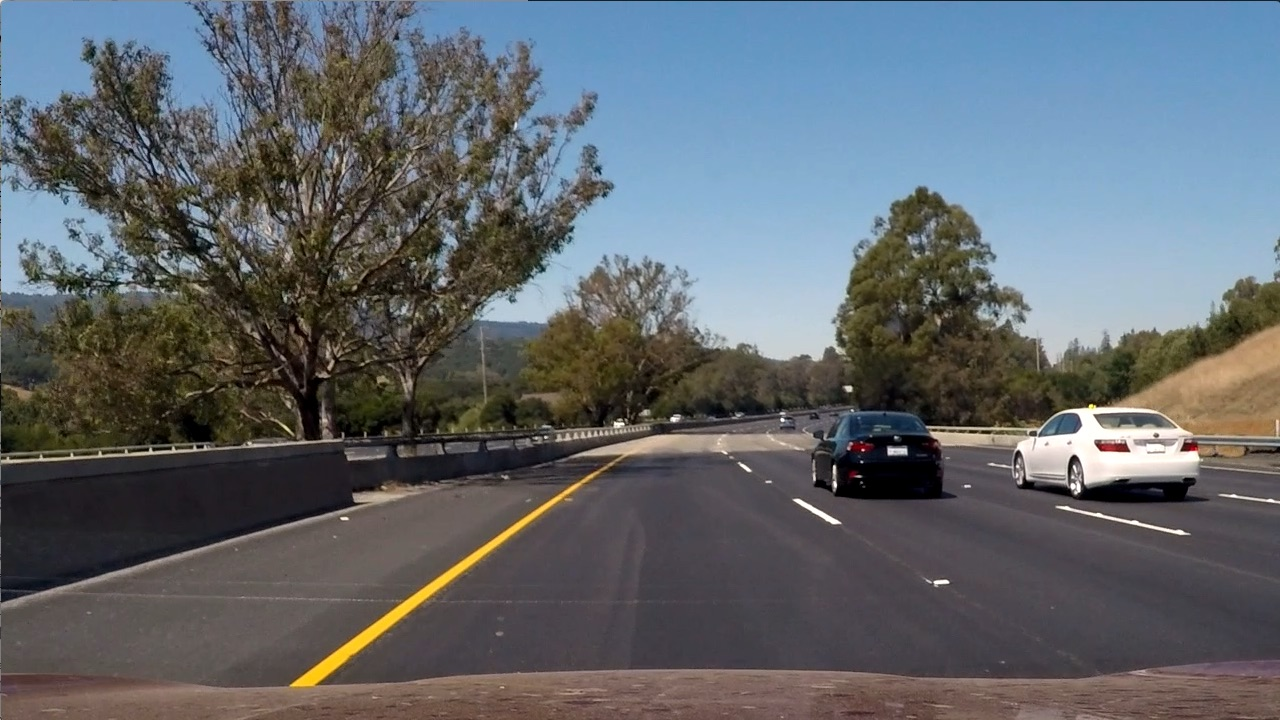
#> input picture test6.jpg, 1280 x 720 px
$ jupyter execute 'HLS color space filter.ipynb'
#> lines starting #> are read from the running program, lines starting #| are printed output that depends on the picture; after the words box and inside, x2 and y2 are one past the last pixel; in counts of white or black regions, pixels touching at a corner belong together
# This repository aims to test HLS color space to detect lane lines
**Author:** Marcelo Garcia

[cell 1]
import matplotlib.pyplot as plt
import matplotlib.image as mpimg
import numpy as np
import cv2

[cell 2]
# TODO: Define a function that thresholds the S-channel of HLS
# Use exclusive lower bound (>) and inclusive upper (<=)
def hls_select(img, thresh=(0, 255), channel='sat'):
    # 1) Convert to HLS color space
    hls_img = cv2.cvtColor(img, cv2.COLOR_RGB2HLS)
    if channel == 'hue':
        ch = hls_img[:,:,0]
    elif channel == 'light':
        ch = hls_img[:,:,1]
    elif channel == 'sat':
        ch = hls_img[:,:,2]

    # 2) Get threshold index of the selected channel (ch)
    mask_ind = (ch >= thresh[0]) & (ch <= thresh[1])
    # 3) Return a binary image of threshold result
    binary_output = np.zeros_like(ch)
    binary_output[mask_ind] = 1
    return binary_output

## Expected output

## Testing HSL function

[cell 3]
# Read in an image, you can also try test1.jpg or test4.jpg
image = mpimg.imread('test6.jpg')
#> image is the input picture: shape (720, 1280, 3); mean R, G, B 97, 102.6, 107.9

# Threshold to try to match the above image!
hls_binary_sat       = hls_select(image, thresh=(90, 255))
#> in hls_select, `mask_ind = (ch >= thresh[0]) & (ch <= thresh[1])`:
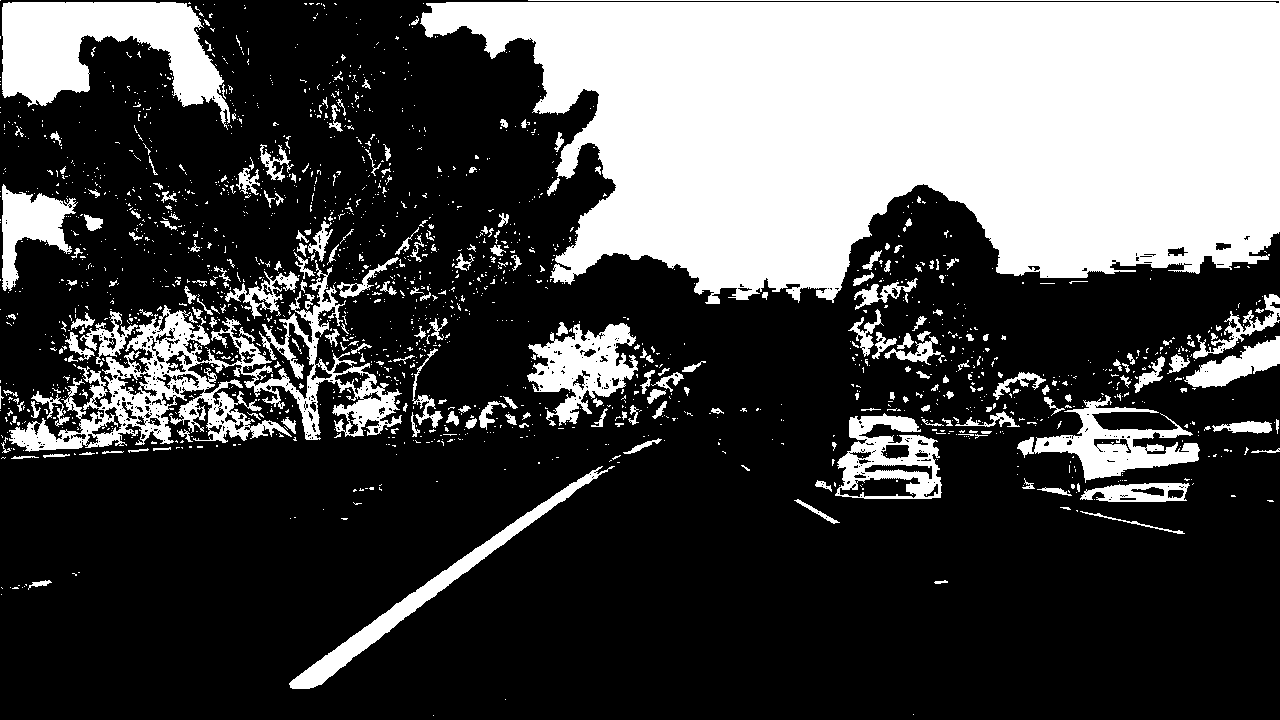
#> mask_ind: shape (720, 1280) bool; 30% white; 1855 white regions (1609 under 20 px), largest, box (x1, y1, x2, y2) and area: (420, 0, 1280, 304) 188802, (9, 260, 402, 452) 18291, (2, 2, 230, 130) 14915
hls_binary_hue       = hls_select(image, thresh=(20, 70), channel='hue')
#> call 2 of hls_select, with thresh = (20, 70), channel = 'hue'
#> in hls_select (call 2), `ch = hls_img[:,:,0]`:
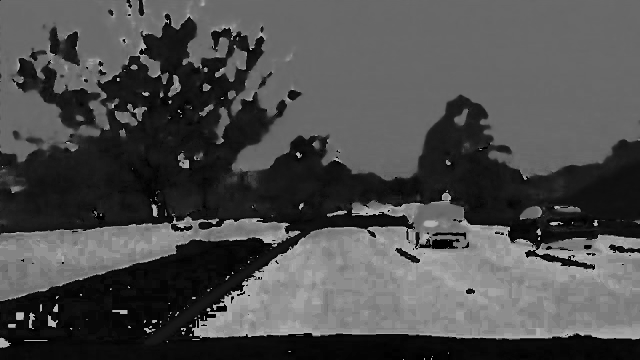
#> ch: shape (720, 1280) (shown at 1/2 size); min 0, max 180, mean 76.7
#> in hls_select (call 2), `mask_ind = (ch >= thresh[0]) & (ch <= thresh[1])`:
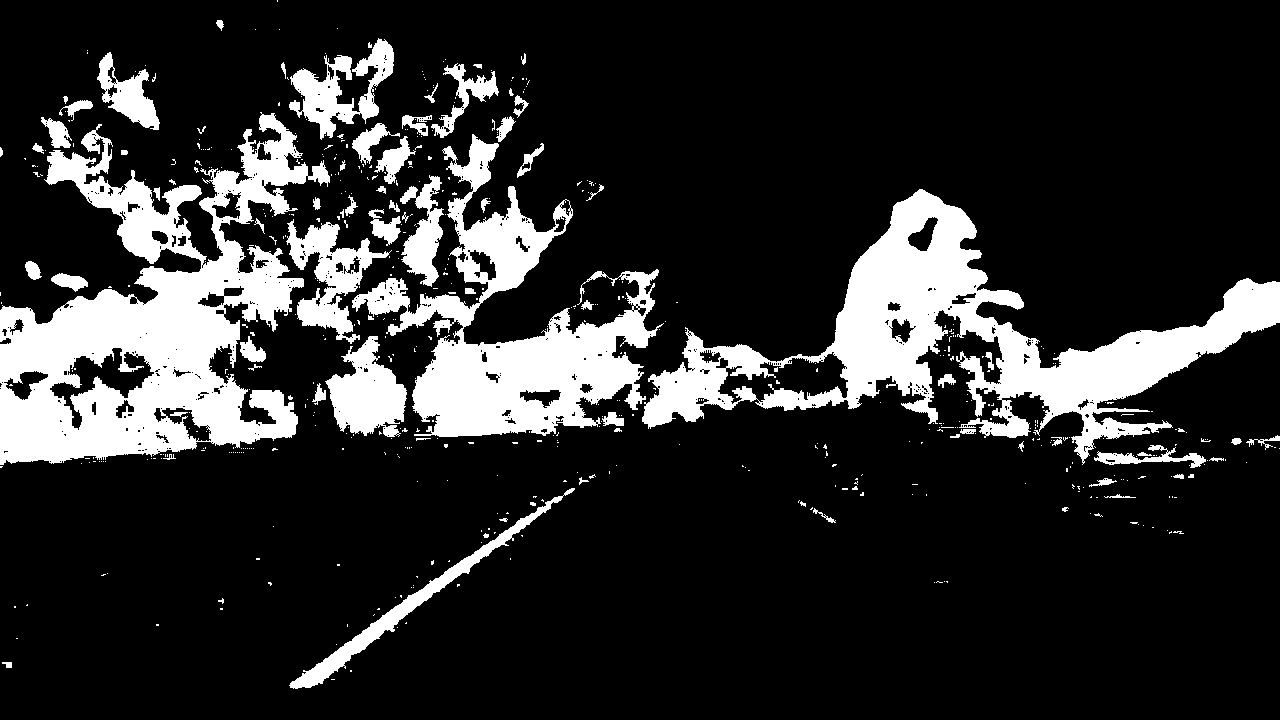
#> mask_ind: shape (720, 1280) bool; 17.5% white; 561 white regions (483 under 20 px), largest, box (x1, y1, x2, y2) and area: (0, 112, 330, 465) 51169, (642, 189, 1280, 465) 45931, (352, 134, 664, 437) 30213
hls_binary_lightness = hls_select(image, thresh=(90, 255), channel='light')
#> call 3 of hls_select, with thresh = (90, 255), channel = 'light'
#> in hls_select (call 3), `mask_ind = (ch >= thresh[0]) & (ch <= thresh[1])`:
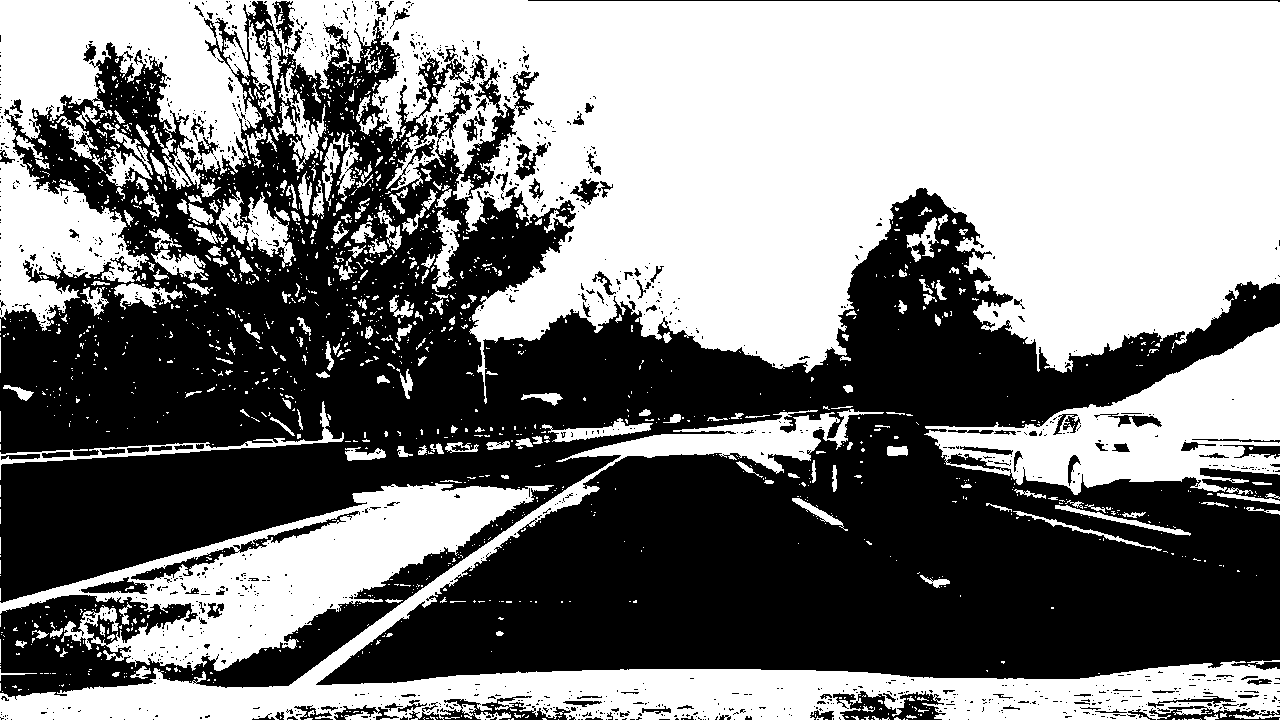
#> mask_ind: shape (720, 1280) bool; 49.8% white; 1714 white regions (1460 under 20 px), largest, box (x1, y1, x2, y2) and area: (0, 0, 1280, 404) 300998, (0, 409, 1280, 720) 58389, (0, 483, 554, 671) 35048

# Plot the result
f, ([ax1, ax2], [ax3, ax4]) = plt.subplots(2, 2, figsize=(15, 15))
f.tight_layout()
ax1.imshow(image)
ax1.set_title('Original Image', fontsize=50)

ax2.imshow(hls_binary_sat, cmap='gray')
ax2.set_title('Thresholded S', fontsize=50)

ax3.imshow(hls_binary_hue, cmap='gray')
ax3.set_title('Thresholded H', fontsize=50)

ax4.imshow(hls_binary_lightness, cmap='gray')
ax4.set_title('Thresholded L', fontsize=50)

plt.subplots_adjust(left=0., right=1, top=0.9, bottom=0.)

$ run again, with test1.jpg copied over test6.jpg
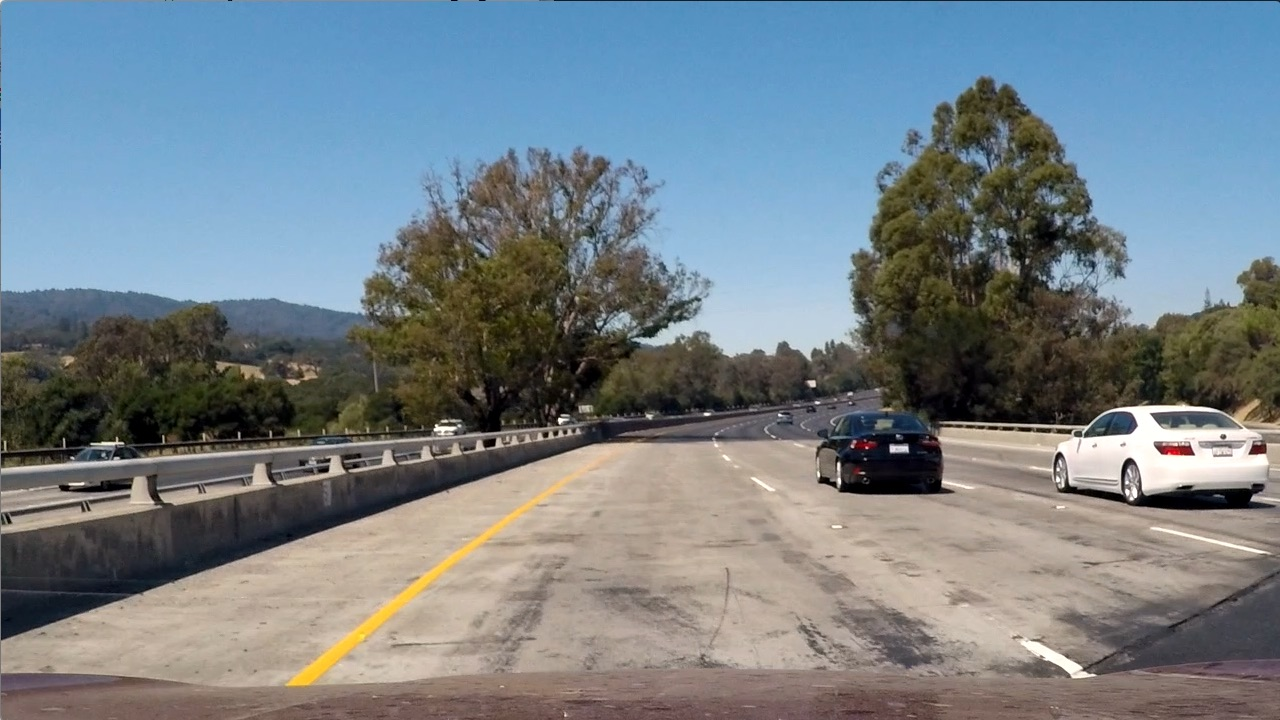
#> input picture test1.jpg, 1280 x 720 px
#> image is the input picture: shape (720, 1280, 3); mean R, G, B 117.5, 128.7, 135.5
#> hls_img: shape (720, 1280, 3); mean of channels 0, 1, 2 60.2, 126.7, 74.4
#> in hls_select, `mask_ind = (ch >= thresh[0]) & (ch <= thresh[1])`:
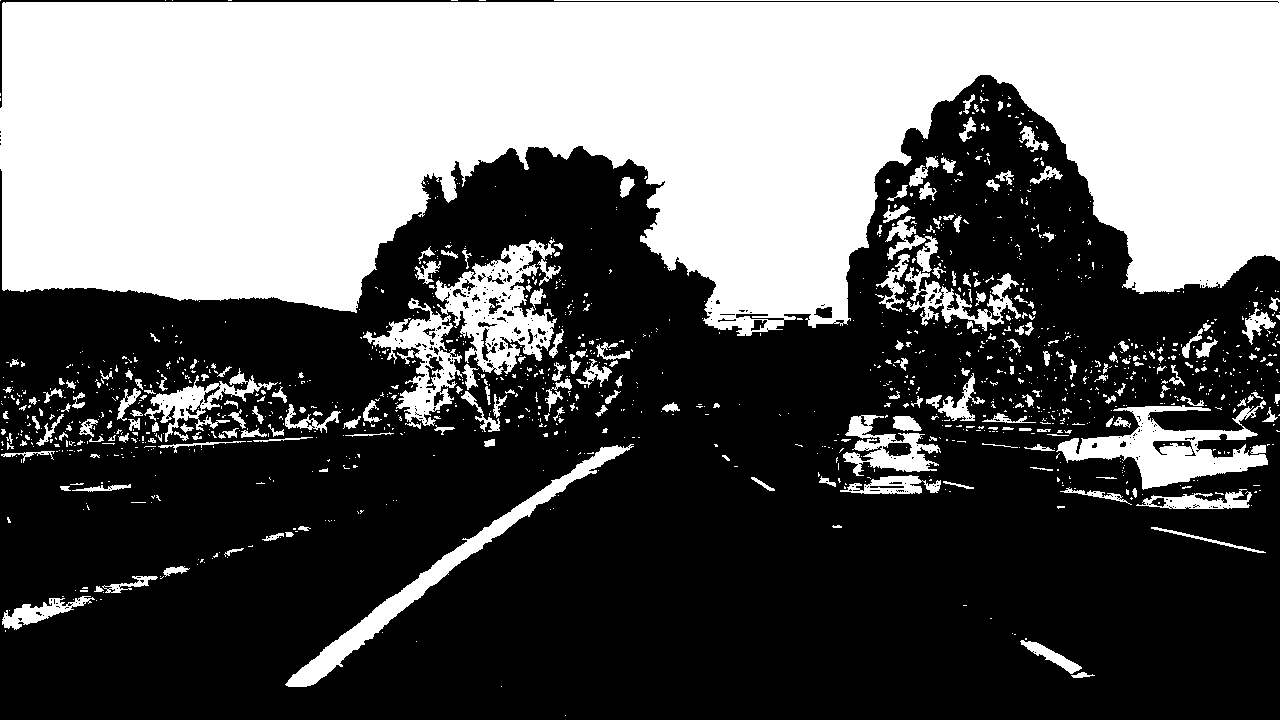
#> mask_ind: shape (720, 1280) bool; 39% white; 1333 white regions (1104 under 20 px), largest, box (x1, y1, x2, y2) and area: (0, 0, 1280, 336) 300561, (435, 239, 561, 375) 7456, (1056, 400, 1268, 490) 7183
#> mask_ind: shape (720, 1280) bool; 15.9% white; 572 white regions (496 under 20 px), largest, box (x1, y1, x2, y2) and area: (0, 209, 796, 475) 70821, (795, 79, 1086, 426) 41925, (1058, 260, 1280, 472) 21083
#> in hls_select (call 3), `mask_ind = (ch >= thresh[0]) & (ch <= thresh[1])`:
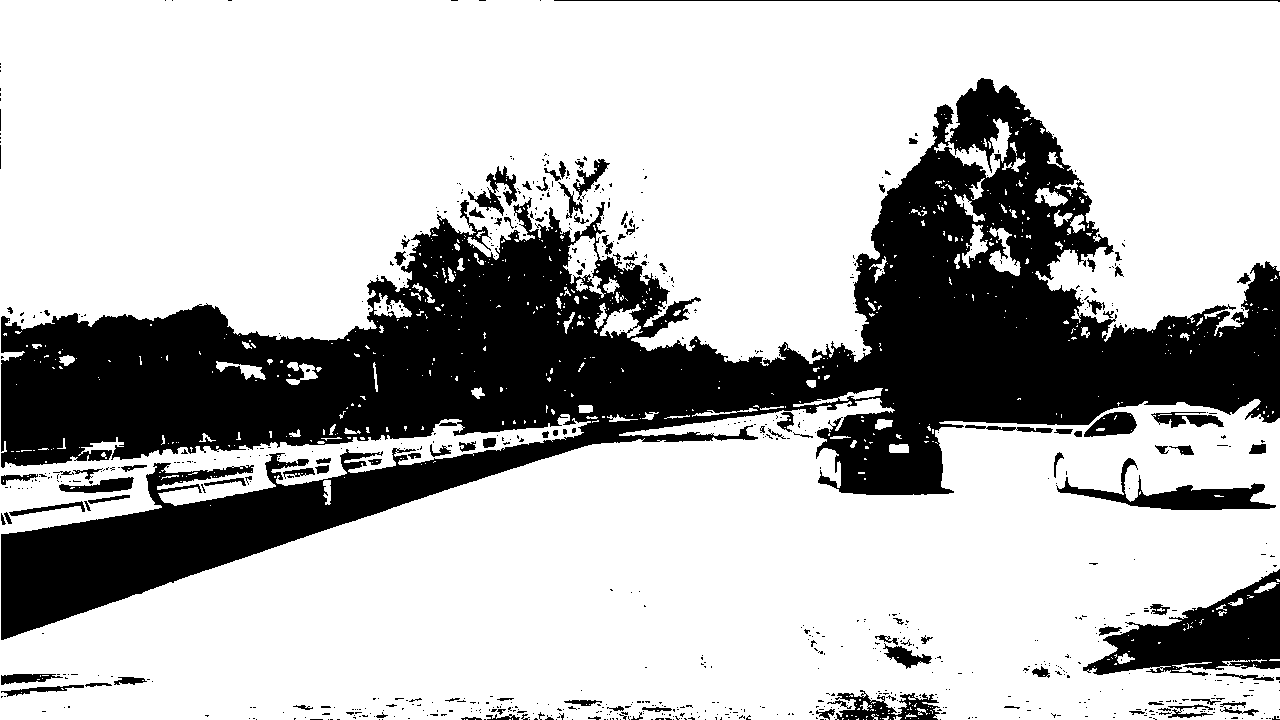
#> mask_ind: shape (720, 1280) bool; 72.2% white; 827 black regions (712 under 20 px), largest, box (x1, y1, x2, y2) and area: (1, 78, 1280, 640) 226366, (1083, 569, 1280, 676) 10109, (1056, 458, 1276, 510) 3219
